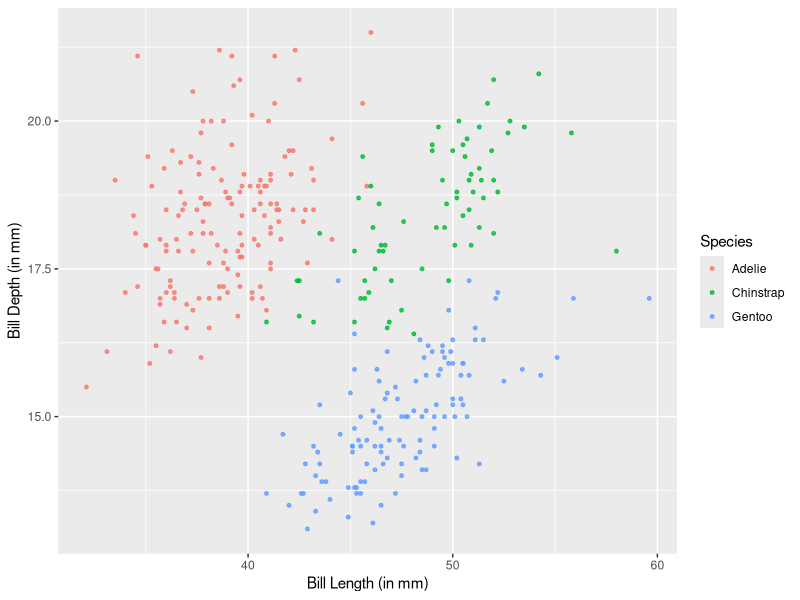

R code for this plot:
# Run this to load all necessary libraries
library(tidyverse)
# install.packages("palmerpenguins") 
# Run this if you can't load the palmerpenguins library 
library(palmerpenguins)
pgs <- penguins %>% drop_na
head(pgs)

pgs %>% 
  ggplot() +
  geom_point(aes(x = bill_length_mm, y = bill_depth_mm, color = species),
             size = 1, alpha = 0.8) +
  labs(x = "Bill Length (in mm)",
       y = "Bill Depth (in mm)",
       color = "Species")
